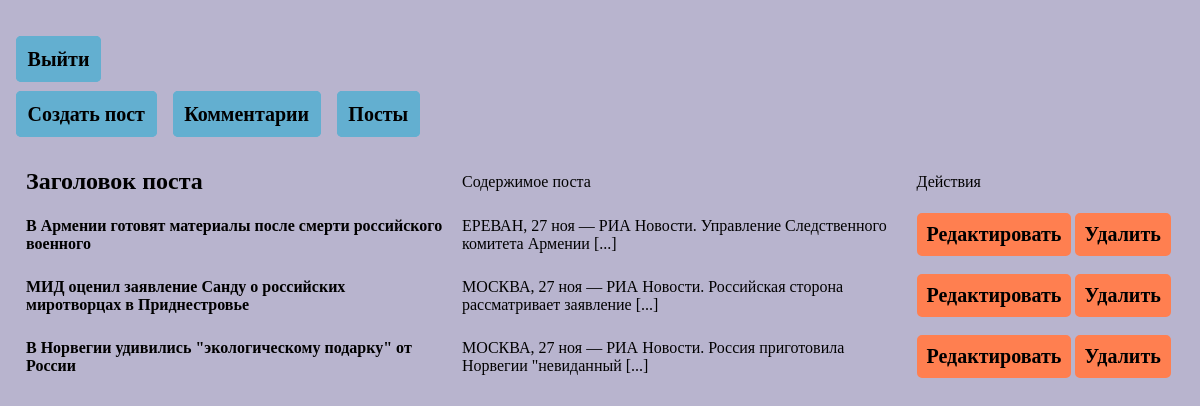
Screenshot of /admin/posts.php (signed in) with the database file from the repository.
### tables this page shows
CREATE TABLE `posts` (
  `id` int(11) NOT NULL,
  `title` varchar(100) NOT NULL,
  `content` longtext NOT NULL
);

### admin/posts.php (called while the page is built)
<?
require_once('../includes/admin.php');
$$post_admin = new Posts();

### includes/database.php (called while the page is built, shortened)
<?
class Database{
    public function __construct(){
        $this->dbserver = 'localhost';
        $this->username = 'root';
        $this->password = '';
        $this->database = 'testdb';
        $this->db = new PDO("mysql:host=".$this->dbserver.";dbname=".$this->database, $this->username,$this->password);
    }
}

### admin/templates/manageposts.php (the view)
<? require_once('adminheader.php'); ?>
	<div class = 'adminMenu'>
		<p class = 'scalable' ><a  href="<?= $this->base->url.'/admin/posts.php?action=create'; ?>">Создать пост</a></p>
		<p class = 'scalable'><a href="<?= $this->base->url.'/admin/comments.php'; ?>" >Комментарии</a></p>
		<p class = 'scalable'><a href="<?= $this->base->url; ?>">Посты</a></p>
	</div>
	<table>
		<tr>
			<td class = 'titleTD'>Заголовок поста</td>
			<td>Содержимое поста</td>
			<td>Действия</td>
		</tr>
	<?php foreach($posts as $post){ ?>
		<tr>
			<td><h4><?= (!empty($post['title']) ? htmlspecialchars($post['title']): 'Post #'.htmlspecialchars($post['id'])); ?></h3></td>
			<td><p><?= implode(' ', array_slice(explode(' ', strip_tags($post['content'])), 0, 10)); ?> [...]</p></td>
			<td class = 'actionButtom'><a class= 'scalable' href="<?= $this->base->url."/admin/posts.php?id=".$post['id']."&action=edit"; ?>">Редактировать</a><a  class= 'scalable'href="<?=$this->base->url."/admin/posts.php?id=".$post['id']."&action=delete"; ?>">Удалить</a></td>
		</tr>
	<? } ?>
	</table>
<?
require_once('adminFooter.php');
 ?>

### styles/adminStyle.css (style rules this page uses)
* { padding: 0; margin: 0; }
body { margin-top: 3rem; font-family: 'Castoro', serif; background-color: #B8B4CE; margin-bottom: 10rem; }
.adminMenu { display: flex; flex-direction: row; padding: 1rem; }
table { padding: 1rem; }
body a { text-decoration: none; font-weight: 700; }
.titleTD { font-size: 24px; font-weight: 800; }
table td { padding: 0.5rem; }
.actionButtom { display: flex; flex-direction: row; }
.actionButtom a { background-color: coral; margin-right: 0.2rem; padding: 0.5rem; border: 2px solid coral; border-radius: 5px; }
body a { color: black; font-size: 20px; text-decoration: none; cursor: pointer; background-color: #63AFD0; padding: 0.6rem; border: 2px solid #63AFD0; border-radius: 5px; margin-right:1rem; }

### rows the page displays
posts: title "В Армении готовят материалы после смерти российского военного", content "ЕРЕВАН, 27 ноя — РИА Новости. Управление Следственного комитета Армении"
posts: title "МИД оценил заявление Санду о российских миротворцах в Приднестровье", content "МОСКВА, 27 ноя — РИА Новости. Российская сторона рассматривает заявление"
posts: title "В Норвегии удивились \"экологическому подарку\" от России", content "МОСКВА, 27 ноя — РИА Новости. Россия приготовила Норвегии \"невиданный"
